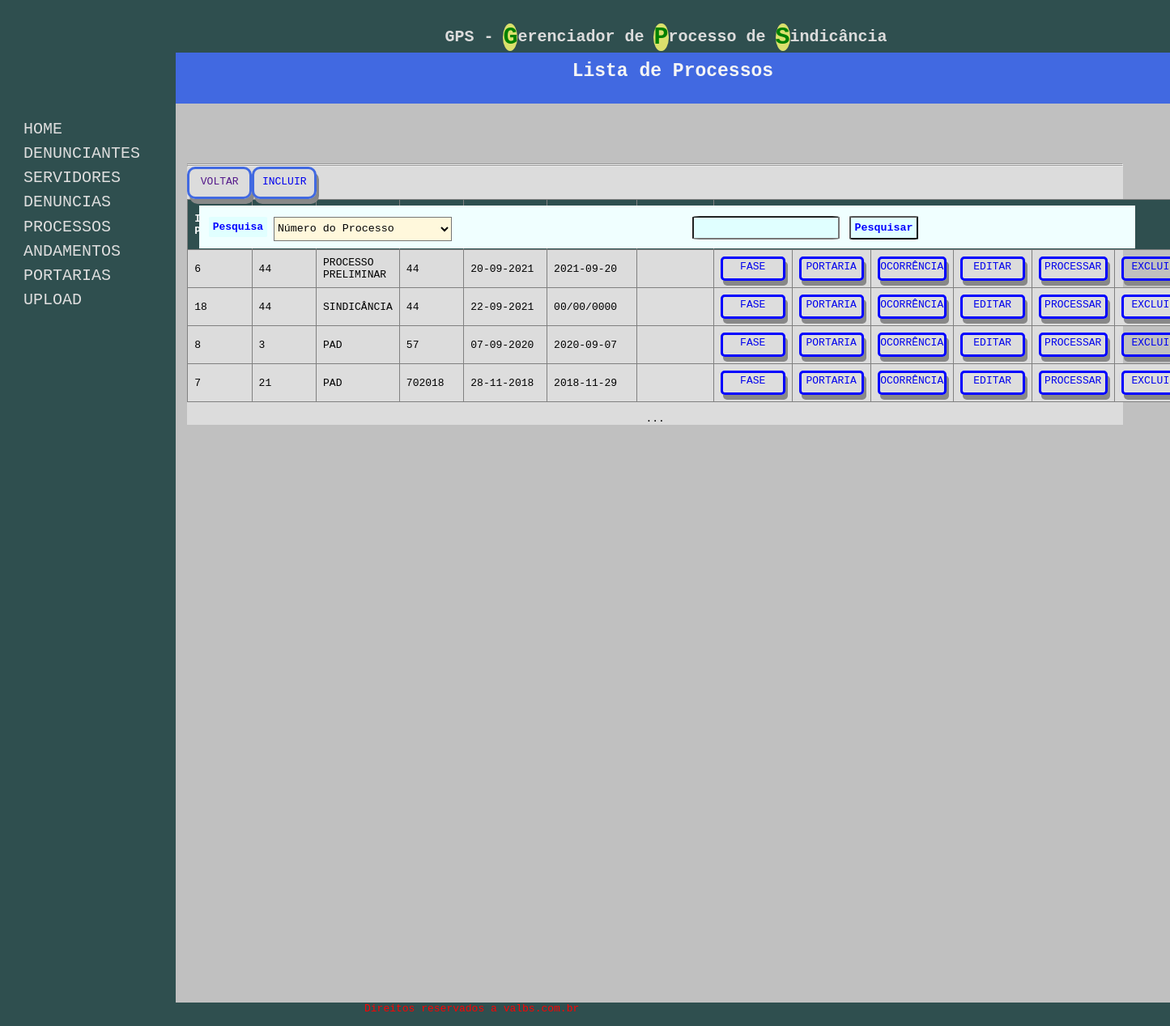
The page /processo on the database its author committed.
### tables this page shows
CREATE TABLE `processo` (
  `id_processo` int(11) NOT NULL,
  `id_denuncia` int(11) NOT NULL,
  `id_fase` int(11) NOT NULL,
  `numero_processo` varchar(20) NOT NULL,
  `data_instauracao` date NOT NULL,
  `observacao` varchar(200) NOT NULL,
  `anexo` varchar(100) NOT NULL,
  `data_encerramento` date DEFAULT NULL,
  `user` int(11) NOT NULL
);

CREATE TABLE `fase` (
  `id_fase` int(11) NOT NULL,
  `fase` varchar(25) NOT NULL
);

### app/core/Controller.php (called while the page is built, shortened)
<?php
class Controller{
     public function load($viewName, $viewData=array(),  $viewData2 = ""){
        extract($viewData);
        include "app/views/" . $viewName .".php";
   }
}

### app/controllers/ProcessoController.php (called while the page is built, shortened)
<?php
class ProcessoController extends Controller{
  public function index(){
        $processo = new Processo_Model();
        $dados["processo"] = $processo->lista();
        $dados["view"] = "processo/Index";
        $this->load("template", $dados);
   }
}

### app/core/Core.php (called while the page is built, shortened)
<?php
class Core{
    private $parametros = array();
    public function run(){
       $c = new $controllerCorrente;
       call_user_func_array(array($c, $this->getMetodo()), $this->getParametros());
    }
    public function getMetodo() {
        return METODO_PADRAO;
    }
    public function getParametros() {
        return $this->parametros;
    }
}

### index.php (called while the page is built, shortened)
<?php
require 'app/core/Core.php';
$core = new Core;
$core->run();

### app/core/Model.php (called while the page is built, shortened)
<?php
abstract class Model{
    public function __construct() {
        $this->db = new \PDO("mysql:dbname=".BANCO.";host=".SERVIDOR,USUARIO,SENHA);
    }
}

### app/models/Processo_Model.php (called while the page is built, shortened)
<?php
class Processo_Model extends Model{
    public function lista(){
        $sql = "SELECT * FROM processo as p LEFT JOIN fase as f ON p.id_fase = f.id_fase ORDER BY p.numero_processo";
        $qry = $this->db->query($sql);
        return $qry->fetchAll(\PDO::FETCH_OBJ);
    }
}

### app/views/processo/Index.php (the view, shortened to what this page needs)
<div class="base-home">
	<h1 class="titulo-pagina">Lista de Processos</h1>
</div>
<div class="containerPesqusa">
<div class="frmConsulta">
	<form method="GET" action="<?php echo URL_BASE . 'Pesquisa/ConsultaProcesso'; ?>" >
		<table>
			<tr>
				<td>
					<label>Pesquisa</label>
						<select name="pesquisa" classe="select">
								<option value="2" selected="selected">Número do Processo</option>
						</select>
				</td>
				<td>
						<input type="text" autofocus name="valorPreenchidoUsuario">
						<input type="submit" value="pesquisar">
				</td>
			</tr>
			</table>
		</div>
	</div>
<div class="base-lista">
	<div class="tabela">
		<table width="100%" border="1" cellspacing="0" cellpadding="0">
		  <thead class="thead">
				<th align="center" width="5%">Id Processo</th>
				<th align="center" width="5%">Id denuncia</th>
				<th align="center" width="15%">Fase</th>
				<th align="center" width="10%">Numero do Processo</td>
				<th align="center" width="10%">Data de Instauração </th>
				<th width="10%">Data de encerramento</th>
				<th width="25%">Observação</th>
				<th align="center" colspan="6">Ação</th>
		</thead>
	<?php
	  	foreach($processo as $pd){
	?>
			<tr>
				<td align="center"><?php echo $_SESSION['id_processo'] = $pd->id_processo; ?></td>
				<td align="center"><?php echo $pd->id_denuncia ?> </td>
				<td align="center"><?php echo $pd->fase  ?> </td>
				<td align="center"><?php echo $pd->numero_processo ?> </td>
				 <td align="center"> <?php $data = new DateTime($pd->data_instauracao);
				 	if($data > "01/01/1900"){
				 		echo $data->format('d-m-Y');
					 }else{
						 echo "00/00/0000";
					 }
				 	?>
				 </td>
 	 			<td align="center">
				<?php $data = $pd->data_encerramento;
					$dataCompara = '2000-01-01';
				 	if(strtotime($data) > strtotime($dataCompara)){
				 		echo $data;
					 }else{
						echo  "00/00/0000";
					 }
					 ?>
				 </td>
				 <td><?php echo $pd->observacao  ?> </td>
				<td>
				<div class="btn-portaria">
					<a href="<?php echo URL_BASE ."Fase/Tramitar/".$pd->id_processo ?>" >Fase</a>
	  			</div>
	  			</td>
				<td>
					<div class="btn-portaria">
						<a href="<?php echo URL_BASE ."Portaria/Vincular/".$pd->id_processo ?>" >Portaria</a>
	  				</div>
	  			</td>
				<td>
				<div class="btn-ocorrencia">
					<a href="<?php echo URL_BASE ."Vincular/Ocorrencia/".$pd->id_processo ?>" >Ocorrência</a>
	  			</div>
	  			</td>
				<td>
				<div class="btn-editar">
					<a href="<?php echo URL_BASE ."Processo/Edit/".$pd->id_processo ?>" >Editar</a>
					</div>
				</td>
				<td>
				<div class="btn-ocorrencia">
					<a href="<?php echo URL_BASE ."Processo/Processar/".$pd->id_processo ?>" >Processar</a>
					</div>
				</td>
				<td>
				<div class="btn-excluir">
					<a href="<?php echo URL_BASE ."Processo/Excluir/".$pd->id_processo ?>" >Excluir</a>
	  			</div>
				</td>
			</tr>
			<?php } ?>
		<hr/><hr/>
			<div class="btn-inc">
			</div>
			<div class="btn-inc">
				<a href="<?php echo URL_BASE . "processo/novo" ?>" >INCLUIR </a>
			</div>
		</table>
	</div>
		<p>...</P>
</div>

### app/views/template.php (shortened to what this page needs)
<html>
<head>
<link rel="stylesheet" href="<?php echo URL_BASE ."/assets/css/meu.css" ?>" />
</head>
<body>
<div class="container">
	<?php
		include ('cabecalho.php');
		$this->load($view, $viewData, $viewData2);
	 	include ('rodape.php');
 	?>
</div>
</body>
</html>

### app/views/cabecalho.php
<div class="base-topo">
<h3 class="span">GPS - <span>G</span>erenciador de <span>P</span>rocesso de <span>S</span>indicância</h3>
</div>
<nav class="menu">
	<ul>
		<li><a href="<?php echo URL_BASE ?>" >Home</a></li>
		<li><a href="<?php echo URL_BASE . "denunciante" ?>" >Denunciantes</a></li>
		<li><a href="<?php echo URL_BASE . "servidor" ?>" >Servidores</a></li>
 		<li><a href="<?php echo URL_BASE . "denuncia" ?>" >Denuncias</a></li>
		<li><a href="<?php echo URL_BASE . "processo" ?>" >Processos</a></li>
		<li><a href="<?php echo URL_BASE . "andamento/getAll" ?>">Andamentos</a></li>
		<li><a href="<?php echo URL_BASE . "portaria" ?>">Portarias</a></li>
		<li><a href="<?php echo URL_BASE . "upload" ?>">Upload</a></li>
	</ul>
</nav>

### app/views/rodape.php
<div class="rodape">
		<p>Direitos reservados a valbs.com.br</p>
	</div>

### assets/css/meu.css (style rules this page uses)
* { margin:0; padding:0; box-sizing:border-box; justify-content:left; -webkit-box-sizing:border-box; -moz-box-sizing:border-box; -o-box-sizing:border-box; -ms-box-sizing:border-box; vertical-align:middle; font-family:monospace; }
.base-topo { background-color:darkslategray; float: left; width: 100%; height: 10%; padding: 2%; }
.container { background-color:silver; float: left; width: 100%; height:auto; }
.base-home { position: absolute; z-index: 5; background-color:royalblue; width: 85%; height: 5%; margin-top: 4.5%; margin-left: 0%; left: 15%; }
.menu { background-color:darkslategray; color:greenyellow; width: 15%; height: 100%; padding-top: 10%; padding-left: 2%; text-transform:uppercase; position: absolute; font-size: 20px; }
li { list-style: none; line-height: 30px; text-align:left; color: white; }
.menu li a { padding-left: 0px; color:#ddd; }
a:link { text-decoration: none; }
form { background-color:azure; width: 80%; margin-left: 2%; position: absolute; top:20%; left: 15%; }
label, input { border-radius: 5%; background-color:lightcyan; padding: 5px; margin-top: 5px; margin-left: 4px; margin-bottom: 3px; font-weight: bold; text-transform: capitalize; color: blue; }
.base-lista { width: 80%; margin-top: 14%; margin-left: 16%; background-color:gainsboro; text-align: center; }
input[type="text"] { width: auto; text-align: left; }
span { font-size: 30px; background-color:#DBE06C; border-radius: 50%; color: green; }
.span { font-size: 20px; font-weight: bolder; color:gainsboro; padding-left: 200px; text-align: center; }
.titulo-pagina { font-weight: bolder; font-size: 23px; color:whitesmoke; width: 100%; text-align: center; margin-left: 0px; margin-top: 10px; }
.rodape { margin-top: 714px; width: 100%; height: 29px; padding-left: 450px; color:red; background-color:darkslategray; }
table { border-collapse: collapse; width: 100%; vertical-align: var(--bs-table-active-color); }
th, td { text-align: left; padding: 8px; }
tr:nth-child(even) { background-color:#ddd }
th { background-color:darkslategray; color: whitesmoke; }
.btn-inc { width: 80px; height: 40px; float: left; color: white; border-radius: 10px; border-color:royalblue; border-style: solid; padding-top: 8px; text-align: center; box-shadow: 3px 6px #888888; text-transform: uppercase; }
.btn-excluir { width: 80px; height: 30px; color:blue; border-radius: 5px; border-style: solid; padding-top: 2px; text-align: center; text-transform: uppercase; box-shadow: 3px 6px #888888; }
.btn-editar { width: 80px; height: 30px; color:blue; border-radius: 5px; border-style: solid; padding-top: 2px; text-align: center; text-transform: uppercase; box-shadow: 3px 6px #888888; }
.tabela { --bs-table-bg: transparent; --bs-table-accent-bg: transparent; --bs-table-striped-color: #212529; --bs-table-striped-bg: rgba(0, 0, 0, 0.05); --bs-table-active-color: #212529; --bs-table-active-bg: rgba(0, 0, 0, 0.1); --bs-table-hove-color: #212529; --bs-table-hove-bg: rgba(0, 0, 0, 0.075); width: 100%; margin-bottom: 1rem; color:indianred; vertical-align: top; border-color: #dee2e6; }
select { height: 30px; width: 220px; margin-top: 5px; background-color:cornsilk; }
.btn-portaria { width: 80px; height: 30px; color:blue; border-radius: 5px; border-style: solid; padding-top: 2px; text-align: center; text-transform: uppercase; box-shadow: 3px 6px #888888; }
.btn-ocorrencia { width: 85px; height: 30px; color:blue; border-radius: 5px; border-style: solid; padding-top: 2px; text-align: center; text-transform: uppercase; box-shadow: 3px 6px #888888; }
.containerPesqusa { margin-top: 13%; }

### rows shown on the page
processo: id_processo "6", id_denuncia "44", id_fase.fase "PROCESSO PRELIMINAR", numero_processo "44", data_instauracao "20-09-2021", data_encerramento "2021-09-20"
processo: id_processo "18", id_denuncia "44", id_fase.fase "SINDICÂNCIA", numero_processo "44", data_instauracao "22-09-2021", shows "00/00/0000"
processo: id_processo "8", id_denuncia "3", id_fase.fase "PAD", numero_processo "57", data_instauracao "07-09-2020", data_encerramento "2020-09-07"
processo: id_processo "7", id_denuncia "21", id_fase.fase "PAD", numero_processo "702018", data_instauracao "28-11-2018", data_encerramento "2018-11-29"
